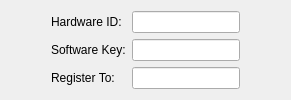
      <widget class="QWidget" name="stackKey">
       <layout class="QGridLayout" name="gridLayout_4">
        <item row="0" column="0">
         <spacer name="horizontalSpacer_2">
          <property name="orientation">
           <enum>Qt::Horizontal</enum>
          </property>
          <property name="sizeHint" stdset="0">
           <size>
            <width>40</width>
            <height>20</height>
           </size>
          </property>
         </spacer>
        </item>
        <item row="2" column="2">
         <widget class="QLineEdit" name="lineEdit_3"/>
        </item>
        <item row="2" column="1">
         <widget class="QLabel" name="label_27">
          <property name="text">
           <string>Register To:</string>
          </property>
         </widget>
        </item>
        <item row="1" column="1">
         <widget class="QLabel" name="label_26">
          <property name="text">
           <string>Software Key:</string>
          </property>
         </widget>
        </item>
        <item row="1" column="2">
         <widget class="QLineEdit" name="lineEdit_2"/>
        </item>
        <item row="0" column="2">
         <widget class="QLineEdit" name="lineEdit"/>
        </item>
        <item row="0" column="1">
         <widget class="QLabel" name="label_25">
          <property name="text">
           <string>Hardware ID:</string>
          </property>
         </widget>
        </item>
        <item row="0" column="3">
         <spacer name="horizontalSpacer_3">
          <property name="orientation">
           <enum>Qt::Horizontal</enum>
          </property>
          <property name="sizeHint" stdset="0">
           <size>
            <width>40</width>
            <height>20</height>
           </size>
          </property>
         </spacer>
        </item>
       </layout>
      </widget>
